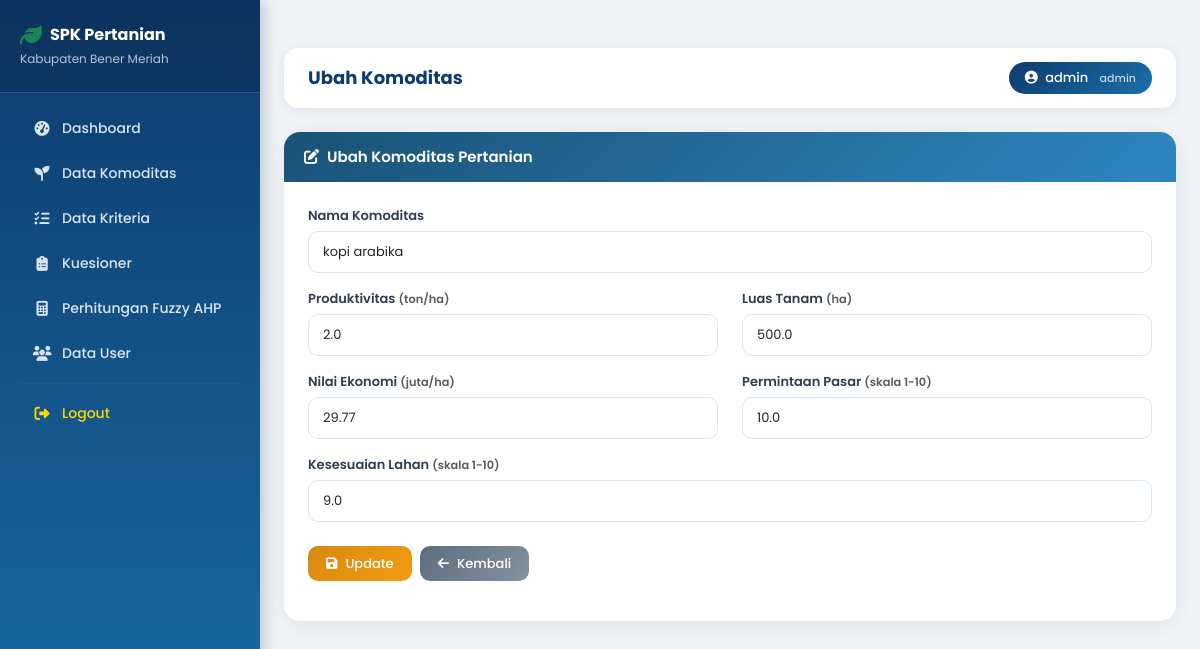
Screenshot of /komoditas/ubah/1 (signed in) with the database file from the repository.
### models.py (models this page shows)
class User(UserMixin, db.Model):
    id = db.Column(db.Integer, primary_key=True)
    username = db.Column(db.String(100), unique=True, nullable=False)
    password = db.Column(db.String(200), nullable=False)
    role = db.Column(db.String(20), default='admin')

class Komoditas(db.Model):
    id = db.Column(db.Integer, primary_key=True)
    nama = db.Column(db.String(100), nullable=False)
    produktivitas = db.Column(db.Float, nullable=False)
    luas_tanam = db.Column(db.Float, nullable=False)
    nilai_ekonomi = db.Column(db.Float, nullable=False)
    permintaan_pasar = db.Column(db.Float, nullable=False)
    kesesuaian_lahan = db.Column(db.Float, nullable=False)

### routes.py (the view, shortened to what this page needs)
@app.route('/komoditas/ubah/<int:id>', methods=['GET', 'POST'])
@login_required
def ubah_komoditas(id):
    k = Komoditas.query.get_or_404(id)
    return render_template('ubah_komoditas.html', k=k)

### routes.py (called while the page is built)
@login_manager.user_loader
def load_user(user_id):
    return User.query.get(int(user_id))

### templates/ubah_komoditas.html
{% extends 'base.html' %}
{% block page_title %}Ubah Komoditas{% endblock %}
{% block content %}
<div class="card">
    <div class="card-header" style="background: linear-gradient(135deg, #1a5276, #2e86c1);">
        <h5 class="text-white mb-0"><i class="fas fa-edit me-2"></i>Ubah Komoditas Pertanian</h5>
    </div>
    <div class="card-body p-4">
        <form method="POST">
            <div class="mb-3">
                <label class="form-label fw-semibold">Nama Komoditas</label>
                <input type="text" name="nama" class="form-control" value="{{ k.nama }}" required>
            </div>
            <div class="row">
                <div class="col-md-6 mb-3">
                    <label class="form-label fw-semibold">Produktivitas <small class="text-muted">(ton/ha)</small></label>
                    <input type="number" step="0.01" name="produktivitas" class="form-control" value="{{ k.produktivitas }}" required>
                </div>
                <div class="col-md-6 mb-3">
                    <label class="form-label fw-semibold">Luas Tanam <small class="text-muted">(ha)</small></label>
                    <input type="number" step="0.01" name="luas_tanam" class="form-control" value="{{ k.luas_tanam }}" required>
                </div>
            </div>
            <div class="row">
                <div class="col-md-6 mb-3">
                    <label class="form-label fw-semibold">Nilai Ekonomi <small class="text-muted">(juta/ha)</small></label>
                    <input type="number" step="0.01" name="nilai_ekonomi" class="form-control" value="{{ k.nilai_ekonomi }}" required>
                </div>
                <div class="col-md-6 mb-3">
                    <label class="form-label fw-semibold">Permintaan Pasar <small class="text-muted">(skala 1-10)</small></label>
                    <input type="number" step="0.01" min="1" max="10" name="permintaan_pasar" class="form-control" value="{{ k.permintaan_pasar }}" required>
                </div>
            </div>
            <div class="mb-4">
                <label class="form-label fw-semibold">Kesesuaian Lahan <small class="text-muted">(skala 1-10)</small></label>
                <input type="number" step="0.01" min="1" max="10" name="kesesuaian_lahan" class="form-control" value="{{ k.kesesuaian_lahan }}" required>
            </div>
            <div class="d-flex gap-2">
                <button type="submit" class="btn btn-warning">
                    <i class="fas fa-save me-2"></i>Update
                </button>
                <a href="{{ url_for('komoditas') }}" class="btn btn-secondary">
                    <i class="fas fa-arrow-left me-2"></i>Kembali
                </a>
            </div>
        </form>
    </div>
</div>
{% endblock %}

### templates/base.html (shortened to what this page needs)
html<!DOCTYPE html>
<html lang="id">
<head>
    <link href="https://cdn.jsdelivr.net/npm/bootstrap@5.3.0/dist/css/bootstrap.min.css" rel="stylesheet">
    <link href="https://cdnjs.cloudflare.com/ajax/libs/font-awesome/6.4.0/css/all.min.css" rel="stylesheet">
</head>
<body>
{% if current_user.is_authenticated %}
<div class="sidebar">
    <div class="sidebar-brand">
        <div class="d-flex align-items-center gap-2 mb-1">
            <i class="fas fa-leaf text-success" style="font-size:22px;"></i>
            <h6>SPK Pertanian</h6>
        </div>
        <small>Kabupaten Bener Meriah</small>
    </div>
    <nav>
        <a href="{{ url_for('dashboard') }}" class="nav-link {% if request.endpoint == 'dashboard' %}active{% endif %}">
            <i class="fas fa-tachometer-alt"></i> Dashboard
        </a>
        <a href="{{ url_for('komoditas') }}" class="nav-link {% if request.endpoint == 'komoditas' %}active{% endif %}">
            <i class="fas fa-seedling"></i> Data Komoditas
        </a>
        <a href="{{ url_for('kriteria') }}" class="nav-link {% if request.endpoint == 'kriteria' %}active{% endif %}">
            <i class="fas fa-list-check"></i> Data Kriteria
        </a>
        <a href="{{ url_for('kuesioner') }}" class="nav-link {% if request.endpoint == 'kuesioner' %}active{% endif %}">
            <i class="fas fa-clipboard-list"></i> Kuesioner
        </a>
        <a href="{{ url_for('perhitungan_fuzzy') }}" class="nav-link {% if request.endpoint == 'perhitungan_fuzzy' %}active{% endif %}">
            <i class="fas fa-calculator"></i> Perhitungan Fuzzy AHP
        </a>
        <a href="{{ url_for('user') }}" class="nav-link {% if request.endpoint == 'user' %}active{% endif %}">
            <i class="fas fa-users"></i> Data User
        </a>
        <hr>
        <a href="{{ url_for('logout') }}" class="nav-link text-warning">
            <i class="fas fa-sign-out-alt"></i> Logout
        </a>
    </nav>
</div>
<div class="main-content">
    <div class="navbar-top">
        <h5>{% block page_title %}{% endblock %}</h5>
        <div class="user-badge">
            <i class="fas fa-user-circle me-1"></i> {{ current_user.username }}
            <span class="ms-2 opacity-75" style="font-size:11px;">{{ current_user.role }}</span>
        </div>
    </div>
    {% block content %}{% endblock %}
</div>
{% else %}
    {% block content_login %}{% endblock %}
{% endif %}
</body>
</html>

### templates/base.html (style rules this page uses)
* { font-family: 'Poppins', sans-serif; }
body { background-color: #f0f4f8; }
.sidebar { min-height: 100vh; background: linear-gradient(180deg, #0d3b6e 0%, #1a6fa8 100%); width: 260px; position: fixed; top: 0; left: 0; box-shadow: 4px 0 15px rgba(0,0,0,0.2); z-index: 100; transition: all 0.3s; }
.sidebar-brand { padding: 24px 20px; border-bottom: 1px solid rgba(255,255,255,0.15); background: rgba(0,0,0,0.15); }
.sidebar-brand h6 { font-size: 16px; font-weight: 700; color: white; margin: 0; }
.sidebar-brand small { color: rgba(255,255,255,0.7); font-size: 12px; }
.sidebar nav { padding: 12px 0; }
.sidebar .nav-link { color: rgba(255,255,255,0.85) !important; padding: 11px 20px; margin: 2px 12px; border-radius: 10px; font-size: 14px; font-weight: 500; transition: all 0.25s; display: flex; align-items: center; gap: 10px; }
.sidebar .nav-link i { width: 20px; text-align: center; font-size: 15px; }
.sidebar hr { border-color: rgba(255,255,255,0.15); margin: 8px 20px; }
.sidebar .nav-link.text-warning { color: #ffd700 !important; }
.main-content { margin-left: 260px; padding: 24px; min-height: 100vh; }
.navbar-top { background: white; box-shadow: 0 2px 12px rgba(0,0,0,0.08); padding: 14px 24px; margin-bottom: 24px; border-radius: 14px; display: flex; justify-content: space-between; align-items: center; }
.navbar-top h5 { font-weight: 700; color: #0d3b6e; margin: 0; font-size: 18px; }
.navbar-top .user-badge { background: linear-gradient(135deg, #0d3b6e, #1a6fa8); color: white; padding: 6px 16px; border-radius: 20px; font-size: 13px; font-weight: 500; }
.card { border: none; box-shadow: 0 4px 20px rgba(0,0,0,0.07); border-radius: 16px; overflow: hidden; }
.card-header { padding: 16px 20px; border-bottom: none; }
.card-header h5 { font-weight: 600; font-size: 15px; margin: 0; }
.btn { border-radius: 10px; font-weight: 500; font-size: 13px; padding: 8px 18px; transition: all 0.2s; }
.btn-warning { background: linear-gradient(135deg, #d68910, #f39c12); border: none; color: white; }
.btn-secondary { background: linear-gradient(135deg, #5d6d7e, #85929e); border: none; }
.form-control, .form-select { border-radius: 10px; border: 1.5px solid #d5e8f7; padding: 10px 14px; font-size: 13px; transition: all 0.2s; }
.form-label { font-weight: 600; font-size: 13px; color: #2c3e50; margin-bottom: 6px; }

### rows the page displays
User: username "admin", role "admin"
Komoditas: nama "kopi arabika", produktivitas "2.0", luas_tanam "500.0", nilai_ekonomi "29.77", permintaan_pasar "10.0", kesesuaian_lahan "9.0"
